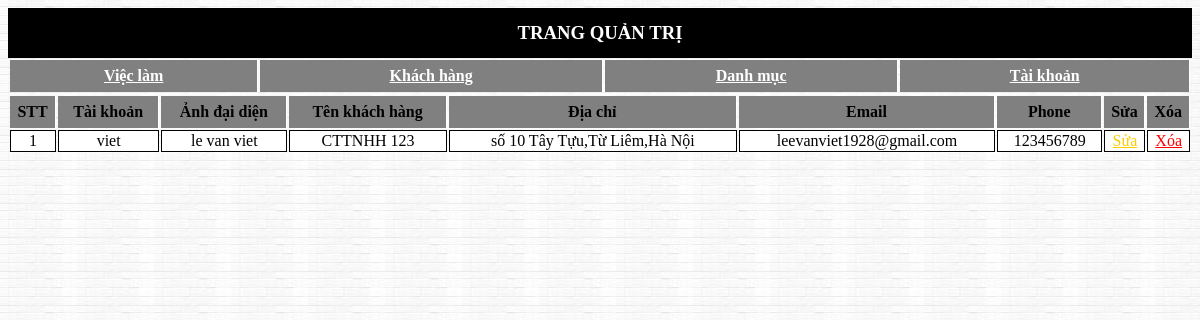
/customer.php, run on an earlier commit of the app's database.
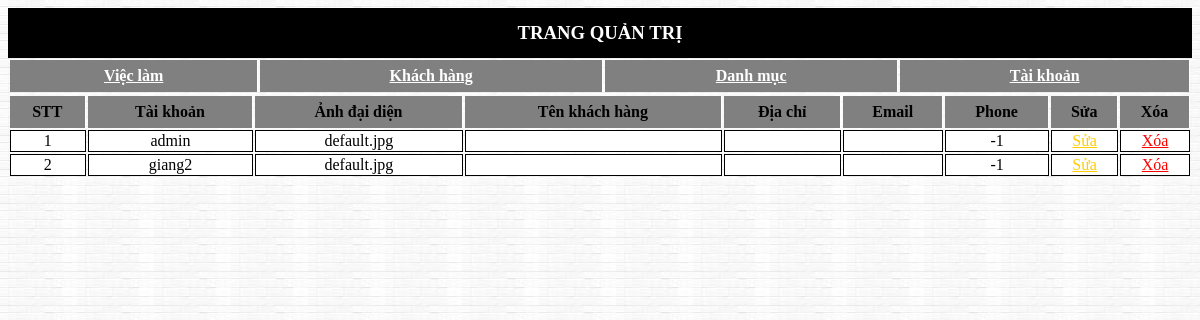
And on a later commit of the database.
### tables this page shows
CREATE TABLE `customer` (
  `id_custom` int(11) NOT NULL,
  `id_acount` int(11) NOT NULL,
  `avatar` varchar(128) NOT NULL,
  `name` varchar(64) NOT NULL,
  `address` varchar(128) NOT NULL,
  `email_contact` varchar(64) NOT NULL,
  `phone` int(11) NOT NULL
);

CREATE TABLE `account` (
  `id_account` int(11) NOT NULL,
  `username` varchar(32) NOT NULL,
  `password` varchar(64) DEFAULT NULL,
  `name_displayed` varchar(64) NOT NULL,
  `email_restore` varchar(32) NOT NULL
);

### customer.php (the view, shortened to what this page needs)
<?php
require './header.php';
?>
<div id="customer">
	<table>
		<tr>
		<th>STT</th>
		<th>Tài khoản</th>
		<th>Ảnh đại diện</th>
		<th>Tên khách hàng</th>
		<th>Địa chỉ</th>
		<th>Email</th>
		<th>Phone</th>
		<th>Sửa</th>
     	 <th>Xóa</th>
		</tr>
			<?php
            require_once './connection.php';
               $stt=1;
                $rows = array();
                 $result=mysqli_query($connect,"SELECT `id_custom`, `username`, `avatar`,`name`, `address`, `email_contact`, `phone` FROM `customer` INNER JOIN `account` ON `id_acount` = `id_account`");
               while ($data = mysqli_fetch_assoc($result))
               { $rows[] = $data;
                   echo"<tr>";
                    echo"<td >$stt</td>";
                    echo"<td >$data[username]</td>";
                    echo"<td >$data[avatar]</td>";
                    echo"<td >$data[name]</td>";
                    echo"<td >$data[address]</td>";
                    echo"<td >$data[email_contact]</td>";
                    echo"<td >$data[phone]</td>";
                    echo " <td><a style='color: #ffcc00' href='edit_sanpham.php?id=$data[id_custom]'>Sửa</a></td>";
                    echo"<td><a style='color: red' href='delete_sanpham.php?id=$data[id_custom] '>Xóa</a></td>";
                echo"</tr>";
                $stt++;
               }
                        ?>
	</table>
</div>
</body>
</html>

What changed in the data, as far as the page shows it:
removed customer: id_acount.username "viet", avatar "le van viet", name "CTTNHH 123", address "số 10 Tây Tựu,Từ Liêm,Hà Nội", email_contact "leevanviet1928@gmail.com", phone "123456789"
added customer: id_acount.username "admin", avatar "default.jpg", phone "-1"
added customer: id_acount.username "giang2", avatar "default.jpg", phone "-1"
